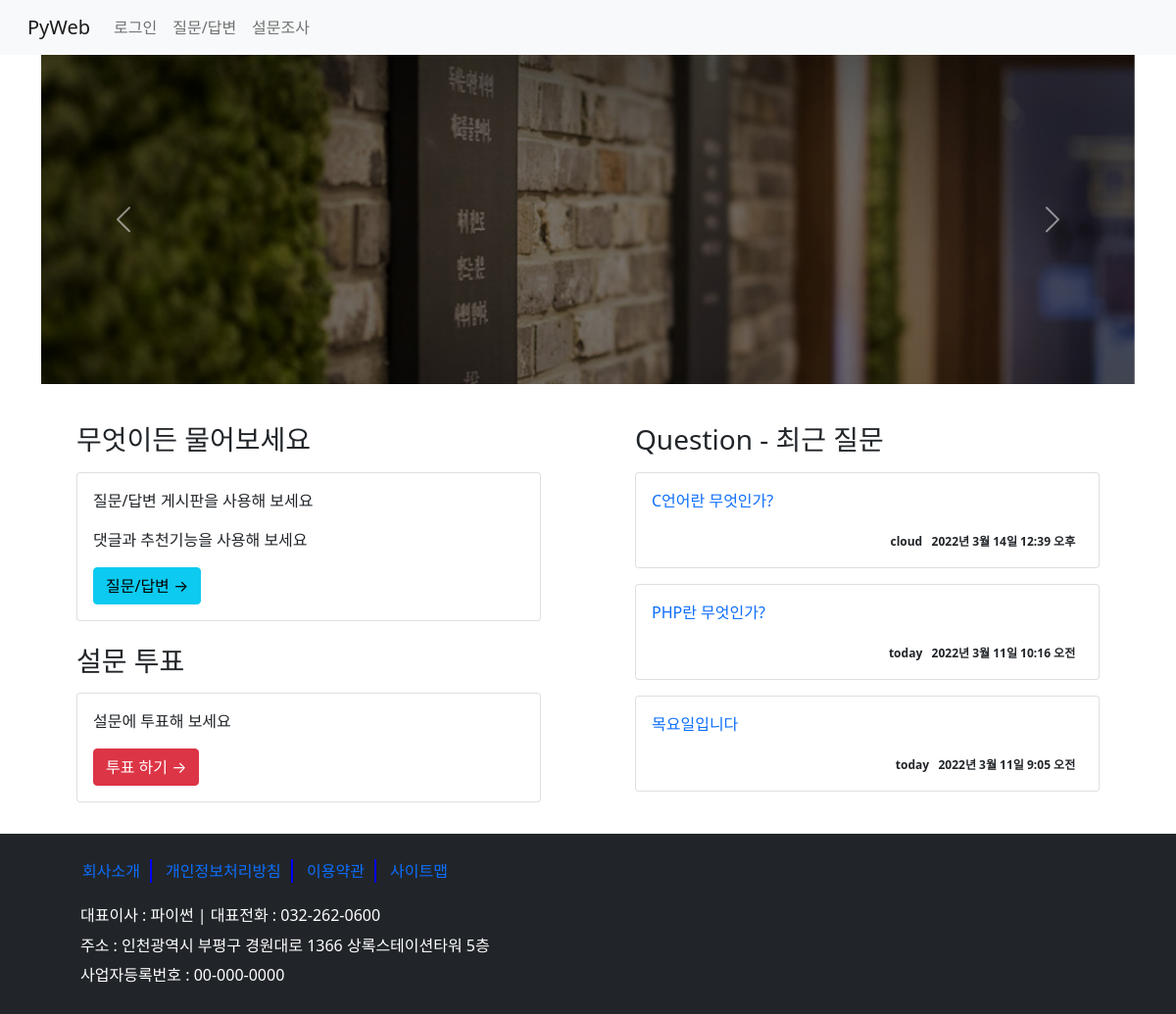
The page / on the database its author committed.
### board/models.py (models this page shows, shortened)
class Question(models.Model):
    subject = models.CharField(max_length=200)
    content = models.TextField()
    create_date = models.DateTimeField()  # not null
    modify_date = models.DateTimeField(null=True, blank=True)  #null 허용, blank- 폼 데이터 null
    author = models.ForeignKey(User, on_delete=models.CASCADE, related_name='author_question')  #User의 username와 외래키 설정
    voter = models.ManyToManyField(User, related_name='voter_question')   #추천수 - 다대다 관계

### board/views/base_views.py (the view)
# urls.py: path('', base_views.index, name='index'),  #127.0.0.1:8000/board/
def index(request):
    question_list = Question.objects.order_by('-pk')[:3]
    context = {'question_list':question_list}
    return render(request, 'board/index.html', context)

### templates/board/index.html (shortened to what this page needs)
{% extends 'base.html' %}
{% load static %}
{% block content %}
<div class="container">
  <div id="carouselExampleControls" class="carousel slide" data-bs-ride="carousel">
  <div class="carousel-inner">
    <div class="carousel-item active">
      <img src="{% static 'board/img/bg0.jpg' %}" class="d-block w-100" alt="...">
    </div>
  </div>
  <button class="carousel-control-prev" type="button" data-bs-target="#carouselExampleControls" data-bs-slide="prev">
    <span class="carousel-control-prev-icon" aria-hidden="true"></span>
  </button>
  <button class="carousel-control-next" type="button" data-bs-target="#carouselExampleControls" data-bs-slide="next">
    <span class="carousel-control-next-icon" aria-hidden="true"></span>
  </button>
  </div>
  <div class="row">
    <div class="col-6 my-3 px-5">
      <h3 class="mt-4">무엇이든 물어보세요</h3>
      <div class="card my-3">
        <div class="card-body">
          <p>질문/답변 게시판을 사용해 보세요</p>
          <p>댓글과 추천기능을 사용해 보세요</p>
          <a href="{% url 'board:boardlist' %}" class="btn btn-info">질문/답변 &rarr;</a>
        </div>
      </div>
      <h3 class="mt-4">설문 투표</h3>
      <div class="card my-3">
        <div class="card-body">
          <p>설문에 투표해 보세요</p>
          <a href="#" class="btn btn-danger">투표 하기 &rarr;</a>
        </div>
      </div>
    </div>
    <div class="col-6 my-3 px-5">
      <h3 class="mt-4">Question - 최근 질문</h3>
      {% for question in question_list %}
        <div class="card my-3">
          <div class="card-body p-3">
              <p>
                <a href="{% url 'board:detail' question.id %}"
                   class="text-decoration-none">
                   {{ question.subject }}
                </a>
              </p>
              <div class="card-text text-right">
                <span class="badge text-dark">
                  {{ question.author }}&nbsp; &nbsp;{{ question.create_date }}
                </span>
              </div>
            </div>
        </div>
       {% endfor %}
      </div>
    </div>
  </div>
{% endblock %}

### rows shown on the page
Question: subject "C언어란 무엇인가?", author "cloud", create_date "2022년 3월 14일 12:39 오후"
Question: subject "PHP란 무엇인가?", author "today", create_date "2022년 3월 11일 10:16 오전"
Question: subject "목요일입니다", author "today", create_date "2022년 3월 11일 9:05 오전"
